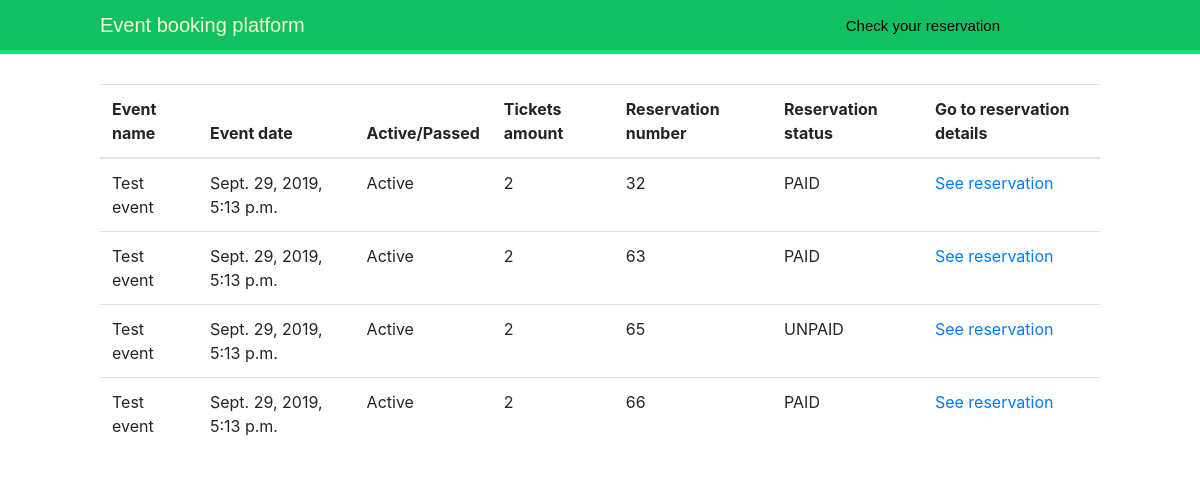
The app's page /reservation/client-reservations/2, older data.
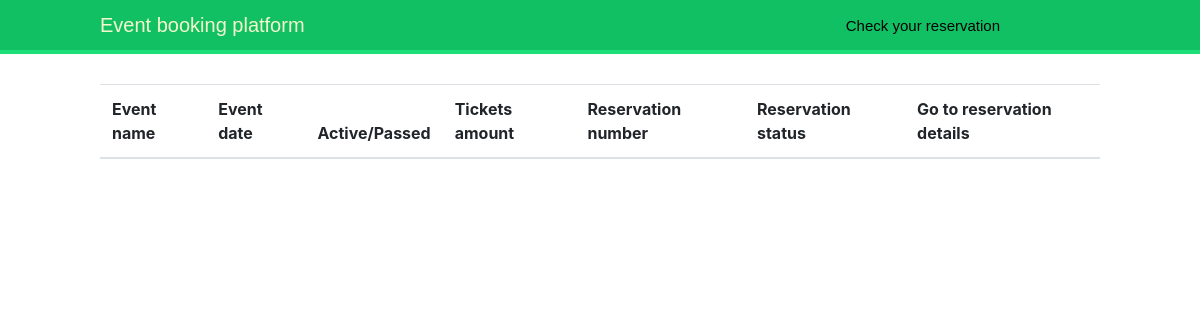
The same page, newer data.
### reservation/models.py (models this page shows, shortened)
class Reservation(models.Model):
    PAID = 'PAID'
    UNPAID = 'UNPAID'
    BOOKED = 'BOOKED'
    RESERVATION_STATUS_CHOICES = [
        (PAID, 'paid'),
        (UNPAID, 'unpaid'),
        (BOOKED, 'ongoing'),
    ]
    status = models.CharField(max_length=20, choices=RESERVATION_STATUS_CHOICES, default=BOOKED)
    booked_time = models.DateTimeField(auto_now_add=True)
    client = models.ForeignKey(Client, null=True, on_delete=models.CASCADE, related_name='reservations')
    event = models.ForeignKey(Event, on_delete=models.CASCADE, related_name='reservations')
    def get_absolute_url(self):
        return reverse('reservation:reservation', args=[self.pk])

### event/models.py (models this page shows, shortened)
class Event(models.Model):
    name = models.CharField(max_length=100)
    datetime = models.DateTimeField()
    description = models.TextField()

### reservation/views.py (the view)
# urls.py: path('client-reservations/<int:client_id>', views.get_client_reservations, name='client_reservations'),
def get_client_reservations(request, client_id):
    client = get_object_or_404(Client, pk=client_id)
    reservations = client.reservations.all().annotate(active=Case(When(event__datetime__lt=timezone.now(),
                                                                       then=Value(False)),
                                                                  default=Value(True), output_field=BooleanField()))\
        .order_by('-event__datetime', 'pk')
    return render(request, 'reservation/client_reservations.html', {'reservations': reservations})

### templates/reservation/client_reservations.html (shortened to what this page needs)
{% extends "base.html" %}
{% block content %}
    <table class="table table-hover">
        <thead>
        <tr>
            <th scope="col">Event name</th>
            <th scope="col">Event date</th>
            <th scope="col">Active/Passed</th>
            <th scope="col">Tickets amount</th>
            <th scope="col">Reservation number</th>
            <th scope="col">Reservation status</th>
            <th scope="col">Go to reservation details</th>
        </tr>
        </thead>
        <tbody>
        {%  for reservation in reservations %}
            <tr>
                <td>{{ reservation.event.name }}</td>
                <td>{{ reservation.event.datetime }}</td>
                <td>{%  if reservation.active %}Active{% else %}Passed{% endif %}</td>
                <td>{{reservation.tickets.count}}</td>
                <td>{{ reservation.pk }}</td>
                <td>{{ reservation.status }}</td>
                <td><a href="{{ reservation.get_absolute_url }}">See reservation</a></td>
            </tr>
        {% endfor %}
        </tbody>
    </table>
{% endblock %}

Row changes from the older to the newer data that the page shows:
removed Reservation: event.name "Test event", event.datetime "Sept. 29, 2019, 5:13 p.m.", shows "Active", tickets.count "2", pk "32", status "PAID"
removed Reservation: event.name "Test event", event.datetime "Sept. 29, 2019, 5:13 p.m.", shows "Active", tickets.count "2", pk "63", status "PAID"
removed Reservation: event.name "Test event", event.datetime "Sept. 29, 2019, 5:13 p.m.", shows "Active", tickets.count "2", pk "65", status "UNPAID"
removed Reservation: event.name "Test event", event.datetime "Sept. 29, 2019, 5:13 p.m.", shows "Active", tickets.count "2", pk "66", status "PAID"
